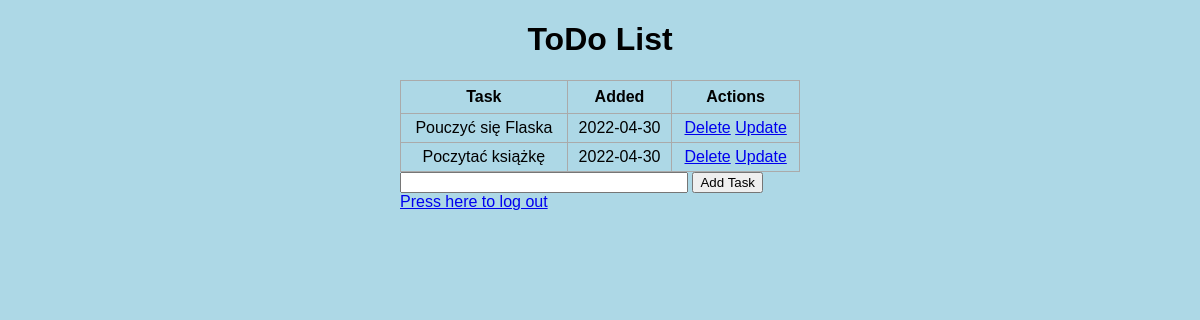
Page / (signed in) on the earlier database version.
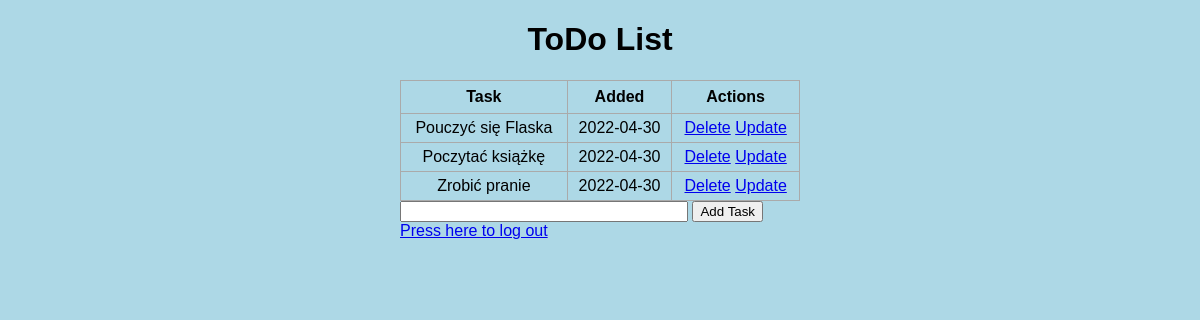
Same page on the later database version.
### app.py (models this page shows, shortened)
class Task(db.Model):
    id = db.Column(db.Integer, primary_key=True)
    content = db.Column(db.String(250), nullable=False)
    date_created = db.Column(db.DateTime, default=datetime.utcnow)
    completed = db.Column(db.Boolean, default = False)
    user_id = db.Column(db.Integer, db.ForeignKey('user.id'))

### app.py (the view)
@app.route('/', methods=['POST', 'GET'])
@login_required
def index():
    current_user = User.query.filter_by(username = escape(session['username'])).first()
    if request.method == 'POST':
        task_content = request.form['content']
        new_task = Task(content=task_content, user_id=current_user.id)
        try:
            db.session.add(new_task)
            db.session.commit()
            return redirect('/')
        except:
            return 'There was an issue adding your task'
    else:
        tasks = Task.query.order_by(Task.date_created).filter_by(user_id = current_user.id).all()
        return render_template('index.html', tasks=tasks)

### app.py (called while the page is built)
@login_manager.user_loader
def load_user(user_id):
    return User.query.get(int(user_id))

### templates/index.html (shortened to what this page needs)
{% extends 'base.html' %}
{% block body %}
<div class="content">
    <h1 style="text-align:center">ToDo List</h1>
    {% if tasks|length < 1 %}
    <h2 >There are no entries. Create one below</h2>
    {% else %}
    <table>
        <tr>
            <th>Task</th>
            <th>Added</th>
            <th>Actions</th>
        </tr>
        {% for task in tasks %}
        <tr>
            <td>{{ task.content }}</td>
            <td>{{ task.date_created.date() }}</td>
            <td>
                <a href="/delete/{{task.id}}">Delete</a>
                <a href="/update/{{task.id}}">Update</a>
            </td>
        </tr>
        {% endfor %}
    </table>
    {% endif %}
    <form action="/" method="POST">
        <input type="text" name="content" id="content"/>
        <input type="submit" value="Add Task"/>
    </form>
    <a href="{{url_for('logout')}}">Press here to log out</a>
</div>
{% endblock %}

### templates/base.html (shortened to what this page needs)
<!DOCTYPE html>
<html lang="en">
<head>
    <link rel="stylesheet" href="{{ url_for('static', filename='css/main.css') }}"/>
</head>
<body>
    {% block body %}{% endblock %}
</body>
</html>

### static/css/main.css (style rules this page uses)
body, html { margin: 0; font-family: sans-serif; background-color: lightblue; }
.content { margin: 0 auto; width: 400px; }
table, td, th { border: 1px solid #aaa; }
table { border-collapse: collapse; width: 100%; }
th { height: 30px; }
td { text-align: center; padding: 5px; }
#content { width: 70%; }

Differences in the rows shown:
added Task: content "Zrobić pranie", date_created "2022-04-30"
